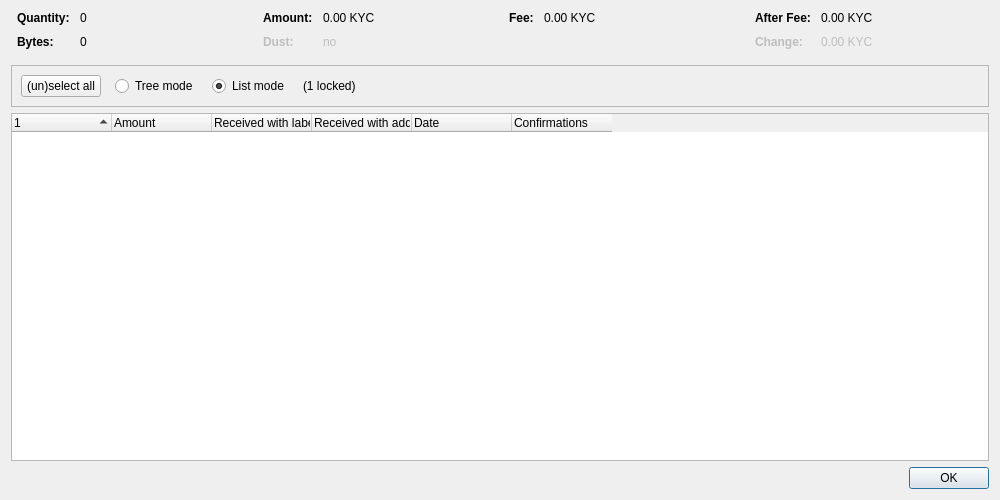
<?xml version="1.0" encoding="UTF-8"?>
<ui version="4.0">
 <class>CoinControlDialog</class>
 <widget class="QDialog" name="CoinControlDialog">
  <property name="geometry">
   <rect>
    <x>0</x>
    <y>0</y>
    <width>1000</width>
    <height>500</height>
   </rect>
  </property>
  <property name="windowTitle">
   <string>Coin Selection</string>
  </property>
  <layout class="QVBoxLayout" name="verticalLayout">
   <item>
    <layout class="QHBoxLayout" name="horizontalLayoutTop" stretch="0,0,0,0">
     <property name="topMargin">
      <number>0</number>
     </property>
     <property name="bottomMargin">
      <number>10</number>
     </property>
     <item>
      <layout class="QFormLayout" name="formLayoutCoinControl1">
       <property name="horizontalSpacing">
        <number>10</number>
       </property>
       <property name="verticalSpacing">
        <number>10</number>
       </property>
       <property name="leftMargin">
        <number>6</number>
       </property>
       <property name="rightMargin">
        <number>6</number>
       </property>
       <item row="0" column="0">
        <widget class="QLabel" name="labelCoinControlQuantityText">
         <property name="font">
          <font>
           <weight>75</weight>
           <bold>true</bold>
          </font>
         </property>
         <property name="text">
          <string>Quantity:</string>
         </property>
        </widget>
       </item>
       <item row="0" column="1">
        <widget class="QLabel" name="labelCoinControlQuantity">
         <property name="cursor">
          <cursorShape>IBeamCursor</cursorShape>
         </property>
         <property name="contextMenuPolicy">
          <enum>Qt::ActionsContextMenu</enum>
         </property>
         <property name="text">
          <string notr="true">0</string>
         </property>
         <property name="textInteractionFlags">
          <set>Qt::LinksAccessibleByMouse|Qt::TextSelectableByKeyboard|Qt::TextSelectableByMouse</set>
         </property>
        </widget>
       </item>
       <item row="1" column="0">
        <widget class="QLabel" name="labelCoinControlBytesText">
         <property name="font">
          <font>
           <weight>75</weight>
           <bold>true</bold>
          </font>
         </property>
         <property name="text">
          <string>Bytes:</string>
         </property>
        </widget>
       </item>
       <item row="1" column="1">
        <widget class="QLabel" name="labelCoinControlBytes">
         <property name="cursor">
          <cursorShape>IBeamCursor</cursorShape>
         </property>
         <property name="contextMenuPolicy">
          <enum>Qt::ActionsContextMenu</enum>
         </property>
         <property name="text">
          <string notr="true">0</string>
         </property>
         <property name="textInteractionFlags">
          <set>Qt::LinksAccessibleByMouse|Qt::TextSelectableByKeyboard|Qt::TextSelectableByMouse</set>
         </property>
        </widget>
       </item>
      </layout>
     </item>
     <item>
      <layout class="QFormLayout" name="formLayoutCoinControl2">
       <property name="horizontalSpacing">
        <number>10</number>
       </property>
       <property name="verticalSpacing">
        <number>10</number>
       </property>
       <property name="leftMargin">
        <number>6</number>
       </property>
       <property name="rightMargin">
        <number>6</number>
       </property>
       <item row="0" column="0">
        <widget class="QLabel" name="labelCoinControlAmountText">
         <property name="font">
          <font>
           <weight>75</weight>
           <bold>true</bold>
          </font>
         </property>
         <property name="text">
          <string>Amount:</string>
         </property>
        </widget>
       </item>
       <item row="0" column="1">
        <widget class="QLabel" name="labelCoinControlAmount">
         <property name="cursor">
          <cursorShape>IBeamCursor</cursorShape>
         </property>
         <property name="contextMenuPolicy">
          <enum>Qt::ActionsContextMenu</enum>
         </property>
         <property name="text">
          <string notr="true">0.00 KYC</string>
         </property>
         <property name="textInteractionFlags">
          <set>Qt::LinksAccessibleByMouse|Qt::TextSelectableByKeyboard|Qt::TextSelectableByMouse</set>
         </property>
        </widget>
       </item>
       <item row="1" column="0">
        <widget class="QLabel" name="labelCoinControlLowOutputText">
         <property name="enabled">
          <bool>false</bool>
         </property>
         <property name="font">
          <font>
           <weight>75</weight>
           <bold>true</bold>
          </font>
         </property>
         <property name="text">
          <string>Dust:</string>
         </property>
        </widget>
       </item>
       <item row="1" column="1">
        <widget class="QLabel" name="labelCoinControlLowOutput">
         <property name="enabled">
          <bool>false</bool>
         </property>
         <property name="cursor">
          <cursorShape>IBeamCursor</cursorShape>
         </property>
         <property name="contextMenuPolicy">
          <enum>Qt::ActionsContextMenu</enum>
         </property>
         <property name="text">
          <string notr="true">no</string>
         </property>
         <property name="textInteractionFlags">
          <set>Qt::LinksAccessibleByMouse|Qt::TextSelectableByKeyboard|Qt::TextSelectableByMouse</set>
         </property>
        </widget>
       </item>
      </layout>
     </item>
     <item>
      <layout class="QFormLayout" name="formLayoutCoinControl3">
       <property name="horizontalSpacing">
        <number>10</number>
       </property>
       <property name="verticalSpacing">
        <number>10</number>
       </property>
       <property name="leftMargin">
        <number>6</number>
       </property>
       <property name="rightMargin">
        <number>6</number>
       </property>
       <item row="0" column="0">
        <widget class="QLabel" name="labelCoinControlFeeText">
         <property name="font">
          <font>
           <weight>75</weight>
           <bold>true</bold>
          </font>
         </property>
         <property name="text">
          <string>Fee:</string>
         </property>
        </widget>
       </item>
       <item row="0" column="1">
        <widget class="QLabel" name="labelCoinControlFee">
         <property name="cursor">
          <cursorShape>IBeamCursor</cursorShape>
         </property>
         <property name="contextMenuPolicy">
          <enum>Qt::ActionsContextMenu</enum>
         </property>
         <property name="text">
          <string notr="true">0.00 KYC</string>
         </property>
         <property name="textInteractionFlags">
          <set>Qt::LinksAccessibleByMouse|Qt::TextSelectableByKeyboard|Qt::TextSelectableByMouse</set>
         </property>
        </widget>
       </item>
      </layout>
     </item>
     <item>
      <layout class="QFormLayout" name="formLayoutCoinControl4">
       <property name="horizontalSpacing">
        <number>10</number>
       </property>
       <property name="verticalSpacing">
        <number>10</number>
       </property>
       <property name="leftMargin">
        <number>6</number>
       </property>
       <property name="rightMargin">
        <number>6</number>
       </property>
       <item row="0" column="0">
        <widget class="QLabel" name="labelCoinControlAfterFeeText">
         <property name="font">
          <font>
           <weight>75</weight>
           <bold>true</bold>
          </font>
         </property>
         <property name="text">
          <string>After Fee:</string>
         </property>
        </widget>
       </item>
       <item row="0" column="1">
        <widget class="QLabel" name="labelCoinControlAfterFee">
         <property name="cursor">
          <cursorShape>IBeamCursor</cursorShape>
         </property>
         <property name="contextMenuPolicy">
          <enum>Qt::ActionsContextMenu</enum>
         </property>
         <property name="text">
          <string notr="true">0.00 KYC</string>
         </property>
         <property name="textInteractionFlags">
          <set>Qt::LinksAccessibleByMouse|Qt::TextSelectableByKeyboard|Qt::TextSelectableByMouse</set>
         </property>
        </widget>
       </item>
       <item row="1" column="0">
        <widget class="QLabel" name="labelCoinControlChangeText">
         <property name="enabled">
          <bool>false</bool>
         </property>
         <property name="font">
          <font>
           <weight>75</weight>
           <bold>true</bold>
          </font>
         </property>
         <property name="text">
          <string>Change:</string>
         </property>
        </widget>
       </item>
       <item row="1" column="1">
        <widget class="QLabel" name="labelCoinControlChange">
         <property name="enabled">
          <bool>false</bool>
         </property>
         <property name="cursor">
          <cursorShape>IBeamCursor</cursorShape>
         </property>
         <property name="contextMenuPolicy">
          <enum>Qt::ActionsContextMenu</enum>
         </property>
         <property name="text">
          <string notr="true">0.00 KYC</string>
         </property>
         <property name="textInteractionFlags">
          <set>Qt::LinksAccessibleByMouse|Qt::TextSelectableByKeyboard|Qt::TextSelectableByMouse</set>
         </property>
        </widget>
       </item>
      </layout>
     </item>
    </layout>
   </item>
   <item>
    <widget class="QFrame" name="frame">
     <property name="minimumSize">
      <size>
       <width>0</width>
       <height>40</height>
      </size>
     </property>
     <property name="frameShape">
      <enum>QFrame::StyledPanel</enum>
     </property>
     <property name="frameShadow">
      <enum>QFrame::Sunken</enum>
     </property>
     <layout class="QHBoxLayout" name="horizontalLayout">
      <item>
       <layout class="QHBoxLayout" name="horizontalLayoutPanel" stretch="0,0,0,0,0">
        <property name="spacing">
         <number>14</number>
        </property>
        <item>
         <widget class="QPushButton" name="pushButtonSelectAll">
          <property name="sizePolicy">
           <sizepolicy hsizetype="Maximum" vsizetype="Fixed">
            <horstretch>0</horstretch>
            <verstretch>0</verstretch>
           </sizepolicy>
          </property>
          <property name="text">
           <string>(un)select all</string>
          </property>
          <property name="autoDefault">
           <bool>false</bool>
          </property>
         </widget>
        </item>
        <item>
         <widget class="QRadioButton" name="radioTreeMode">
          <property name="sizePolicy">
           <sizepolicy hsizetype="Maximum" vsizetype="Fixed">
            <horstretch>0</horstretch>
            <verstretch>0</verstretch>
           </sizepolicy>
          </property>
          <property name="text">
           <string>Tree mode</string>
          </property>
         </widget>
        </item>
        <item>
         <widget class="QRadioButton" name="radioListMode">
          <property name="sizePolicy">
           <sizepolicy hsizetype="Maximum" vsizetype="Fixed">
            <horstretch>0</horstretch>
            <verstretch>0</verstretch>
           </sizepolicy>
          </property>
          <property name="text">
           <string>List mode</string>
          </property>
          <property name="checked">
           <bool>true</bool>
          </property>
         </widget>
        </item>
        <item>
         <widget class="QLabel" name="labelLocked">
          <property name="text">
           <string notr="true">(1 locked)</string>
          </property>
         </widget>
        </item>
        <item>
         <spacer name="horizontalSpacer">
          <property name="orientation">
           <enum>Qt::Horizontal</enum>
          </property>
          <property name="sizeHint" stdset="0">
           <size>
            <width>40</width>
            <height>20</height>
           </size>
          </property>
         </spacer>
        </item>
       </layout>
      </item>
     </layout>
    </widget>
   </item>
   <item>
    <widget class="CoinControlTreeWidget" name="treeWidget">
     <property name="contextMenuPolicy">
      <enum>Qt::CustomContextMenu</enum>
     </property>
     <property name="sortingEnabled">
      <bool>false</bool>
     </property>
     <property name="columnCount">
      <number>6</number>
     </property>
     <attribute name="headerShowSortIndicator" stdset="0">
      <bool>true</bool>
     </attribute>
     <attribute name="headerStretchLastSection">
      <bool>false</bool>
     </attribute>
     <column>
      <property name="text">
       <string/>
      </property>
     </column>
     <column>
      <property name="text">
       <string>Amount</string>
      </property>
     </column>
     <column>
      <property name="text">
       <string>Received with label</string>
      </property>
     </column>
     <column>
      <property name="text">
       <string>Received with address</string>
      </property>
     </column>
     <column>
      <property name="text">
       <string>Date</string>
      </property>
     </column>
     <column>
      <property name="text">
       <string>Confirmations</string>
      </property>
      <property name="toolTip">
       <string>Confirmed</string>
      </property>
     </column>
     <column>
      <property name="text">
       <string/>
      </property>
     </column>
     <column>
      <property name="text">
       <string/>
      </property>
     </column>
     <column>
      <property name="text">
       <string/>
      </property>
     </column>
     <column>
      <property name="text">
       <string/>
      </property>
     </column>
    </widget>
   </item>
   <item>
    <widget class="QDialogButtonBox" name="buttonBox">
     <property name="orientation">
      <enum>Qt::Horizontal</enum>
     </property>
     <property name="standardButtons">
      <set>QDialogButtonBox::Ok</set>
     </property>
    </widget>
   </item>
  </layout>
 </widget>
 <customwidgets>
  <customwidget>
   <class>CoinControlTreeWidget</class>
   <extends>QTreeWidget</extends>
   <header>qt/coincontroltreewidget.h</header>
  </customwidget>
 </customwidgets>
 <resources/>
 <connections/>
</ui>
